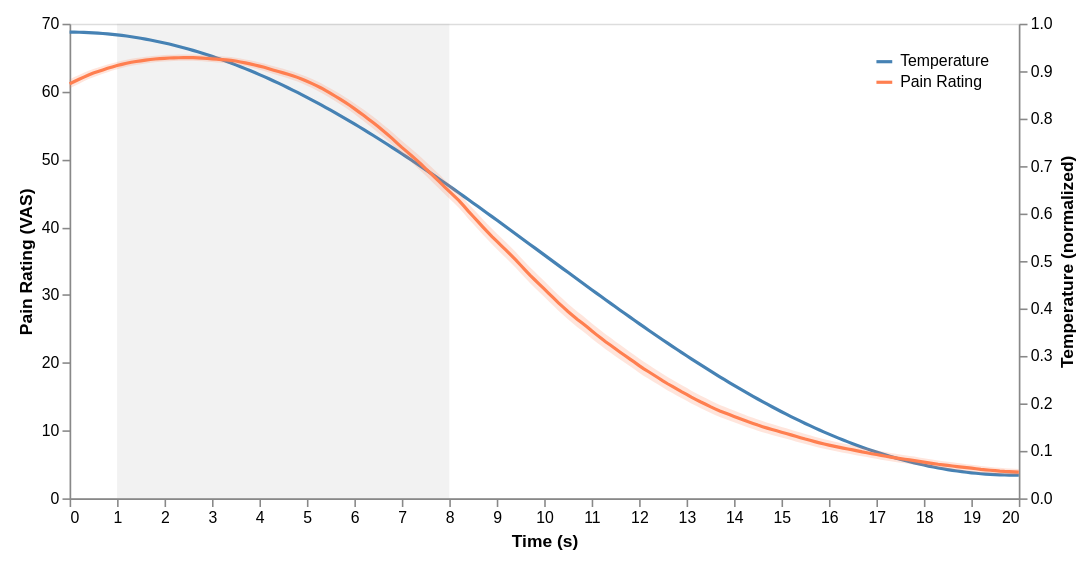

The cell this chart's notebook holds for it:
### Code cell
def ci_layer(
    source,
    color,
    mean_col,
    lower_col,
    upper_col,
    label,
    show_y_title=True,
    y_orient="left",
):
    is_right = y_orient == "right"
    source = source.clone().with_columns(
        [
            pl.lit(label).alias("label"),
            (pl.col("normalized_timestamp") / 1000).alias("normalized_timestamp"),
            *(
                [
                    (pl.col(mean_col) * 70).alias(mean_col),
                    (pl.col(lower_col) * 70).alias(lower_col),
                    (pl.col(upper_col) * 70).alias(upper_col),
                ]
                if not is_right
                else []
            ),
        ]
    )

    color_scale = alt.Color(
        "label:N",
        scale=alt.Scale(
            domain=["Temperature", "Pain Rating"], range=["steelblue", "coral"]
        ),
        legend=alt.Legend(
            title="",
            orient="top-right",
            direction="vertical",
            symbolType="M-1,0 L1,0",
            symbolStrokeWidth=2,
            symbolOpacity=1,  # override the 0.2 opacity inherited from mark_area
        ),
    )
    base = alt.Chart(source).encode(x=alt.X("normalized_timestamp:Q", title="Time (s)"))

    y_axis = (
        alt.Axis(
            orient=y_orient,
            **({"titleAngle": -90, "titlePadding": 15} if is_right else {}),
        )
        if show_y_title
        else None
    )
    y_title = (
        ("Temperature (normalized)" if is_right else "Pain Rating (VAS)")
        if show_y_title
        else None
    )
    y_scale = alt.Scale(domain=[0, 1]) if is_right else alt.Undefined

    line = base.mark_line().encode(
        y=alt.Y(f"{mean_col}:Q", title=y_title, axis=y_axis, scale=y_scale),
        color=color_scale,
        tooltip=["normalized_timestamp:Q", f"{mean_col}:Q"],
    )

    band = base.mark_area(opacity=0.2).encode(
        y=alt.Y(f"{lower_col}:Q", axis=y_axis, scale=y_scale),
        y2=alt.Y2(f"{upper_col}:Q"),
        color=color_scale,
    )

    return line + band


temp_layer = ci_layer(
    ci_values,
    "steelblue",
    "mean_temperature",
    "ci_lower_temperature",
    "ci_upper_temperature",
    "Temperature",
    show_y_title=True,
    y_orient="right",
)
rating_layer = ci_layer(
    ci_values,
    "coral",
    "mean_rating",
    "ci_lower_rating",
    "ci_upper_rating",
    "Pain Rating",
    show_y_title=True,
    y_orient="left",
)

background = (
    alt.Chart(alt.Data(values=[{"x1": 1, "x2": 8}]))
    .mark_rect(opacity=0.1, color="gray")
    .encode(
        x=alt.X("x1:Q"),
        x2=alt.X2("x2:Q"),
    )
)


fig = (
    (background + temp_layer + rating_layer)
    .resolve_scale(y="independent")
    .properties(
        width=600,
        height=300,
        padding={"left": 10, "right": 10, "top": 10, "bottom": 10},
    )
    .configure_axis(grid=False)
)


fig.save(FIGURE_DIR / "average_ratings_around_major_decreases.svg")
fig

### Figure 1 — Vega-Lite specification as saved in the notebook (floating-point values rounded to 4 significant figures; data arrays with more than 128 entries replaced by an {"elided": "..."} marker saying what was removed)
{"config": {"view": {"continuousWidth": 300, "continuousHeight": 300}, "axis": {"grid": false}}, "layer": [{"data": {"values": [{"x1": 1, "x2": 8}]}, "mark": {"type": "rect", "color": "gray", "opacity": 0.1}, "encoding": {"x": {"field": "x1", "type": "quantitative"}, "x2": {"field": "x2"}}}, {"layer": [{"mark": {"type": "line"}, "encoding": {"color": {"field": "label", "legend": {"direction": "vertical", "orient": "top-right", "symbolOpacity": 1, "symbolStrokeWidth": 2, "symbolType": "M-1,0 L1,0", "title": ""}, "scale": {"domain": ["Temperature", "Pain Rating"], "range": ["steelblue", "coral"]}, "type": "nominal"}, "tooltip": [{"field": "normalized_timestamp", "type": "quantitative"}, {"field": "mean_temperature", "type": "quantitative"}], "x": {"field": "normalized_timestamp", "title": "Time (s)", "type": "quantitative"}, "y": {"axis": {"orient": "right", "titleAngle": -90, "titlePadding": 15}, "field": "mean_temperature", "scale": {"domain": [0, 1]}, "title": "Temperature (normalized)", "type": "quantitative"}}}, {"mark": {"type": "area", "opacity": 0.2}, "encoding": {"color": {"field": "label", "legend": {"direction": "vertical", "orient": "top-right", "symbolOpacity": 1, "symbolStrokeWidth": 2, "symbolType": "M-1,0 L1,0", "title": ""}, "scale": {"domain": ["Temperature", "Pain Rating"], "range": ["steelblue", "coral"]}, "type": "nominal"}, "x": {"field": "normalized_timestamp", "title": "Time (s)", "type": "quantitative"}, "y": {"axis": {"orient": "right", "titleAngle": -90, "titlePadding": 15}, "field": "ci_lower_temperature", "scale": {"domain": [0, 1]}, "type": "quantitative"}, "y2": {"field": "ci_upper_temperature"}}}], "data": {"name": "data-1d3186de1453945d1e52028aa0f7ef38"}}, {"layer": [{"mark": {"type": "line"}, "encoding": {"color": {"field": "label", "legend": {"direction": "vertical", "orient": "top-right", "symbolOpacity": 1, "symbolStrokeWidth": 2, "symbolType": "M-1,0 L1,0", "title": ""}, "scale": {"domain": ["Temperature", "Pain Rating"], "range": ["steelblue", "coral"]}, "type": "nominal"}, "tooltip": [{"field": "normalized_timestamp", "type": "quantitative"}, {"field": "mean_rating", "type": "quantitative"}], "x": {"field": "normalized_timestamp", "title": "Time (s)", "type": "quantitative"}, "y": {"axis": {"orient": "left"}, "field": "mean_rating", "title": "Pain Rating (VAS)", "type": "quantitative"}}}, {"mark": {"type": "area", "opacity": 0.2}, "encoding": {"color": {"field": "label", "legend": {"direction": "vertical", "orient": "top-right", "symbolOpacity": 1, "symbolStrokeWidth": 2, "symbolType": "M-1,0 L1,0", "title": ""}, "scale": {"domain": ["Temperature", "Pain Rating"], "range": ["steelblue", "coral"]}, "type": "nominal"}, "x": {"field": "normalized_timestamp", "title": "Time (s)", "type": "quantitative"}, "y": {"axis": {"orient": "left"}, "field": "ci_lower_rating", "type": "quantitative"}, "y2": {"field": "ci_upper_rating"}}}], "data": {"name": "data-c363e3c337d94e83c7e90493a9a65e4e"}}], "height": 300, "padding": {"left": 10, "right": 10, "top": 10, "bottom": 10}, "resolve": {"scale": {"y": "independent"}}, "width": 600, "$schema": "https://vega.github.io/schema/vega-lite/v5.20.1.json", "datasets": {"data-1d3186de1453945d1e52028aa0f7ef38": {"elided": "201 records"}, "data-c363e3c337d94e83c7e90493a9a65e4e": {"elided": "201 records"}}}
